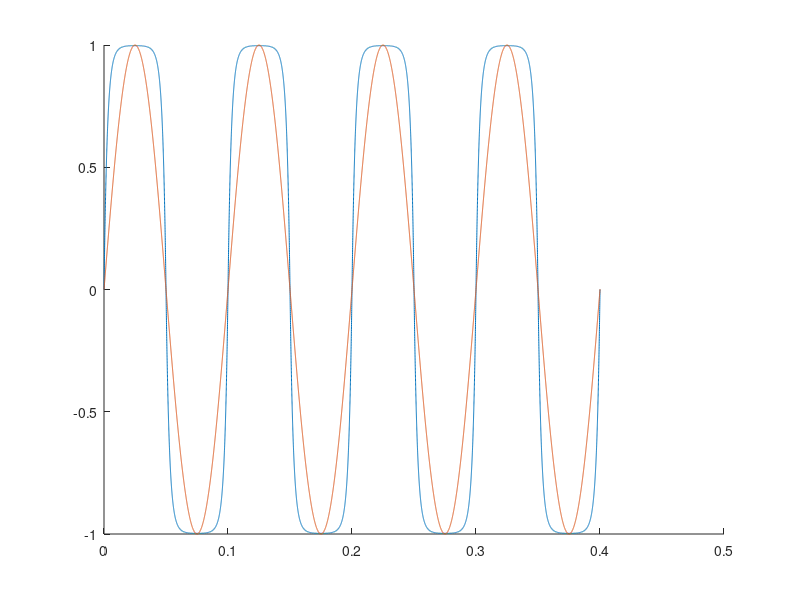

The MATLAB script that drew this image:
clear; close all;
 
 fs = 44000; % Sampling frequency (samples per second) 
 dt = 1/fs; % seconds per sample 
 StopTime = 1; % seconds 
 t = (0:dt:StopTime)'; % seconds 
 F = 10; % Sine wave frequency (hertz) 
 data = sin(2*pi*F*t);
 %  figure(1)
 %  plot(t,data)
 %%For one cycle get time period
 T = 4/F ;
 % time step for one time period 
 tt = 0:dt:T+dt ;
 d = sin(2*pi*F*tt) ;
    
    p=zeros(length(d),1);
    q=zeros(length(d),1);
    gain = 6;
    order = 100;
    for ii = 1 : length(d)-1
       sum = 1;
        if (d(ii) < 0) % exp(sum*gain) - 1
             for i = order : -1 : 1
                sum = 1+(d(ii)*sum*gain)/i;
             end 
             q(ii,1) = sum-1;
             p(ii,1) = exp(d(ii)*gain) - 1;
        else % 1 - exp(-sum*gain), Greater than 0
            sign = 1;
             for i = order : -1 : 1
                sum = 1-((d(ii)*sum*gain)/i);
             end 
             q(ii,1) = 1 -sum;
             p(ii,1) = 1- exp(-1*d(ii)*gain);
        end
    end 
    
    figure(2)
    hold on
    plot(tt,q) % Approximated distortion
    plot(tt,d) % Initial waveform
   % plot(tt,p) % distortion using exp()
    
